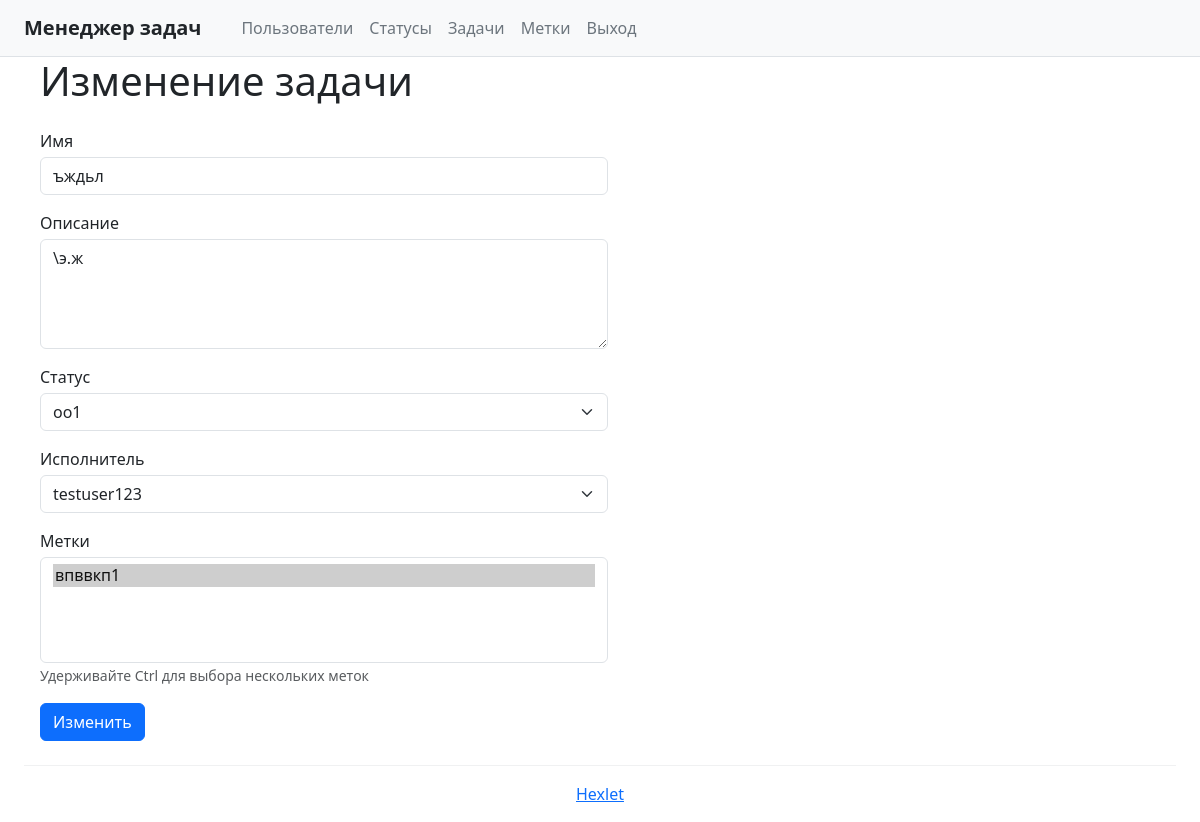
The app's page /tasks/5/update/ (signed in), older data.
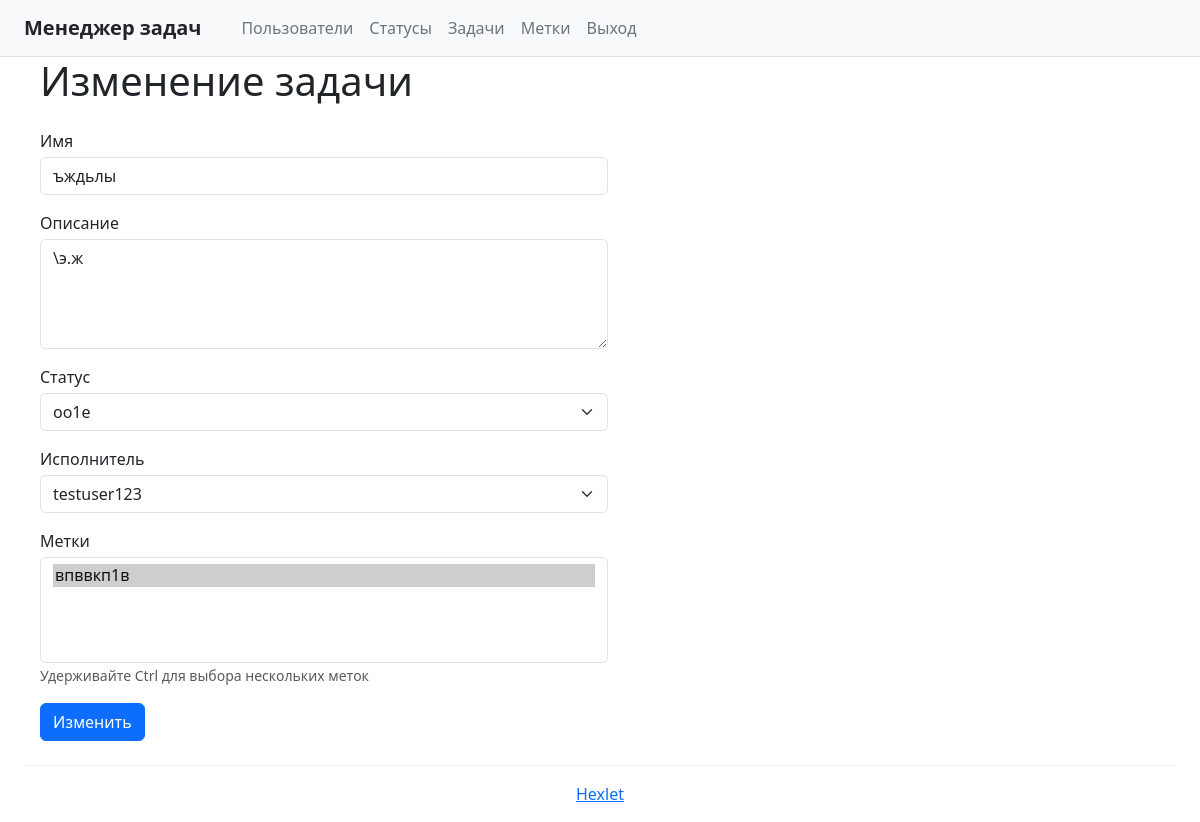
The same page, newer data.
### task_manager/models.py (models this page shows, shortened)
class Task(models.Model):
    name = models.CharField(max_length=150, unique=True, verbose_name='Имя')
    description = models.TextField(blank=True, verbose_name='Описание')
    status = models.ForeignKey('Status', on_delete=models.PROTECT, verbose_name='Статус')
    author = models.ForeignKey(
        User, on_delete=models.PROTECT, related_name='author_tasks', verbose_name='Автор'
    )
    executor = models.ForeignKey(
        User, on_delete=models.PROTECT, related_name='executor_tasks',
        blank=True, null=True, verbose_name='Исполнитель'
    )
    labels = models.ManyToManyField('Label', blank=True, verbose_name='Метки')
    created_at = models.DateTimeField(auto_now_add=True, verbose_name='Дата создания')
    class Meta:
        verbose_name = 'Задача'
        verbose_name_plural = 'Задачи'
        ordering = ['-created_at']

class Label(models.Model):
    name = models.CharField(max_length=100, unique=True, verbose_name='Имя')
    created_at = models.DateTimeField(auto_now_add=True, verbose_name='Дата создания')
    class Meta:
        verbose_name = 'Метка'
        verbose_name_plural = 'Метки'
        ordering = ['id']

### task_manager/views.py (the view, shortened to what this page needs)
# urls.py: path('tasks/<int:pk>/update/', TaskUpdateView.as_view(), name='task_update'),
class TaskUpdateView(LoginRequiredMixin, UpdateView):
    model = Task
    form_class = TaskForm
    template_name = 'task_update.html'
    success_url = reverse_lazy('tasks')

### task_manager/forms.py
class TaskForm(forms.ModelForm):
    labels = forms.ModelMultipleChoiceField(
        queryset=Label.objects.all(),
        required=False,
        widget=forms.SelectMultiple(attrs={'class': 'form-select'}),
        label='Метки'
    )
    class Meta:
        model = Task
        fields = ['name', 'description', 'status', 'executor', 'labels']
        widgets = {
            'name': forms.TextInput(attrs={'class': 'form-control', 'placeholder': 'Имя'}),
            'description': forms.Textarea(attrs={'class': 'form-control', 'placeholder': 'Описание', 'rows': 4}),
            'status': forms.Select(attrs={'class': 'form-select'}),
            'executor': forms.Select(attrs={'class': 'form-select'}),
        }
        labels = {
            'name': 'Имя',
            'description': 'Описание',
            'status': 'Статус',
            'executor': 'Исполнитель',
        }

### templates/task_update.html (shortened to what this page needs)
{% extends 'base.html' %}
{% block content %}
<div class="ms-3">
    <h1 class="fw-normal mb-4">Изменение задачи</h1>
    <form method="post">
        <div class="mb-3">
            <label for="id_name" class="form-label fw-normal text-dark mb-1">Имя</label>
            <input type="text" name="name" id="id_name" class="form-control w-50" value="{{ form.name.value|default:task.name }}" required>
        </div>
        <div class="mb-3">
            <label for="id_description" class="form-label fw-normal text-dark mb-1">Описание</label>
            <textarea name="description" id="id_description" class="form-control w-50" rows="4">{{ form.description.value|default:task.description }}</textarea>
        </div>
        <div class="mb-3">
            <label for="id_status" class="form-label fw-normal text-dark mb-1">Статус</label>
            <select name="status" id="id_status" class="form-select w-50" required>
                {% for status in form.fields.status.queryset %}
                <option value="{{ status.pk }}" {% if form.status.value|stringformat:"s" == status.pk|stringformat:"s" or task.status.pk == status.pk %}selected{% endif %}>{{ status.name }}</option>
                {% endfor %}
            </select>
        </div>
        <div class="mb-3">
            <label for="id_executor" class="form-label fw-normal text-dark mb-1">Исполнитель</label>
            <select name="executor" id="id_executor" class="form-select w-50">
                {% for user in form.fields.executor.queryset %}
                <option value="{{ user.pk }}" {% if form.executor.value|stringformat:"s" == user.pk|stringformat:"s" or task.executor and task.executor.pk == user.pk %}selected{% endif %}>{{ user.username }}</option>
                {% endfor %}
            </select>
        </div>
        <div class="mb-3">
            <label for="id_labels" class="form-label fw-normal text-dark mb-1">Метки</label>
            <select name="labels" id="id_labels" class="form-select w-50" multiple>
                {% for label in form.fields.labels.queryset %}
                <option value="{{ label.pk }}" {% if label in task.labels.all %}selected{% endif %}>{{ label.name }}</option>
                {% endfor %}
            </select>
            <small class="text-muted">Удерживайте Ctrl для выбора нескольких меток</small>
        </div>
        <button type="submit" class="btn btn-primary">Изменить</button>
    </form>
</div>
{% endblock %}

Row changes from the older to the newer data that the page shows:
changed Task: name "ъждьл" → "ъждьлы"; labels "впввкп1 ☑" → "впввкп1в ☑"
Text that changed along with them:
form field status: "оо1" → "оо1е"
